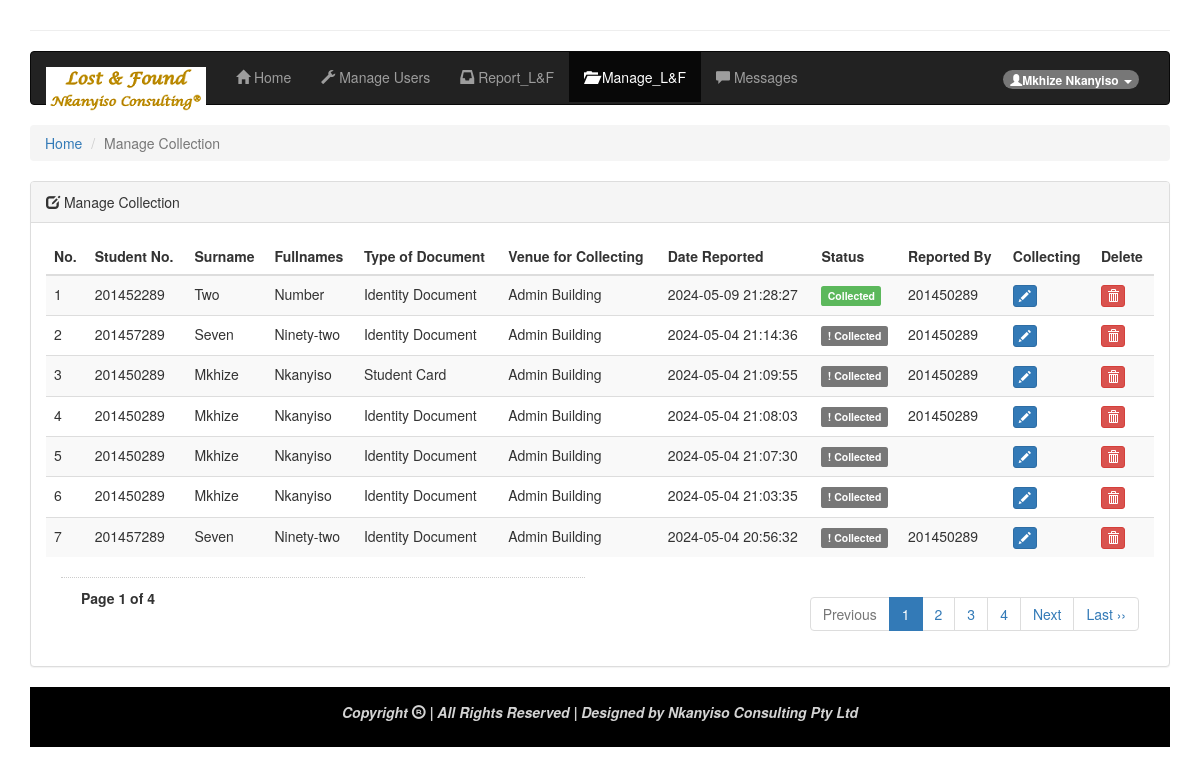
/manage_lf.php (signed in), run on the app's committed database.
### tables this page shows
CREATE TABLE `lost_found` (
  `stu_lf_id` int(4) NOT NULL,
  `student_no` int(20) NOT NULL,
  `fullnames` varchar(50) NOT NULL,
  `surname` varchar(50) NOT NULL,
  `type_of_doc` varchar(100) NOT NULL,
  `location` varchar(100) NOT NULL,
  `reported_by` varchar(12) NOT NULL,
  `date` datetime NOT NULL DEFAULT current_timestamp(),
  `status` text NOT NULL DEFAULT 'Un-Collected'
);

### manage_lf.php (the view, shortened to what this page needs)
<?php
  include 'include_lf/connect.php';
  $role = $_SESSION['role'];
  $surname = $_SESSION['surname'];
  $fullnames = $_SESSION['fullnames'];
?>
<!DOCTYPE html>
<html lang="en">
  <head>
      <link rel="stylesheet" href="https://maxcdn.bootstrapcdn.com/bootstrap/3.4.1/css/bootstrap.min.css">
      <link href="assets/css/bootstrap.min.css" rel="stylesheet">
  </head>
  <body>
    <div class="container">
      <hr/>
      <nav class="navbar navbar-inverse">
        <div class="container-fluid">
          <div class="navbar-header">
            <div class="navbar-header">
              <a class="navbar-brand" href="#"><img src="assets/images/logos.png" alt="logo"></a>
            </div>
          </div>
          <div class="collapse navbar-collapse" id="bs-example-navbar-collapse-1">
            <ul class="nav navbar-nav">
              <li>
                <a href="home.php"><i class="glyphicon glyphicon-home"></i> Home</a>
              </li>
              <li>
                <?php if ($role == 'Admin') { ?>
                  <a href="manage_users.php"><i class="glyphicon glyphicon-wrench"></i> Manage Users</a>
                <?php } ?>
              </li>
              <li>
                  <a href="report_lf.php"><i class="glyphicon glyphicon-inbox"></i> Report_L&F</a>
              </li>
              <li class="active">
                <?php if ($role == 'Admin') { ?>
                  <a href="manage_lf.php"><i class="glyphicon glyphicon-folder-open"></i> Manage_L&F</a>
                <?php } ?>
              </li>
              <li>
                <?php if ($role == 'Admin') { ?>
                  <a href="messages.php"><i class="glyphicon glyphicon-comment"></i> Messages</a>
                <?php } ?>
              </li>
            </ul>
            <ul class="nav navbar-nav navbar-right">
              <li class="dropdown">
                <a href="#" style="color: lightblue" class="dropdown-toggle" data-toggle="dropdown">
                  <span class="badge badge-light"> <i class="glyphicon glyphicon-user "></i><?php echo ucwords($surname.' '.$fullnames); ?> <span class="caret"></span></span></a>
              </li>
            </ul>
          </div>
        </div>
      </nav>
    <?php if ($role == 'Admin') { ?>
      <ol class="breadcrumb">
        <li><a href="home.php">Home</a></li>
  		  <li class="active">Manage Collection</li>
  		</ol>
    <?php } ?>
      <div class="panel panel-default">
        <div class="panel-heading">
          <?php if ($role == 'Admin') { ?>
  				<div class="page-heading"> <i class="glyphicon glyphicon-edit"></i> Manage Collection</div>
          <?php } ?>
  			</div>
        <div class="panel-body">
          <div class="table-responsive">
            <table class="table table-bordred table-striped">
              <thead>
                <tr>
                  <th><strong>No.</strong></th>
                  <th><strong>Student No.</strong></th>
                  <th><strong>Surname</strong></th>
                  <th><strong>Fullnames</strong></th>
                  <th><strong>Type of Document</strong></th>
                  <th><strong>Venue for Collecting</strong></th>
                  <th><strong>Date Reported</strong></th>
                  <th><strong>Status</strong></th>
                  <?php if ($role == 'Admin') { ?>
                  <th>Reported By</th>
                  <th>Collecting</th>
                  <th>Delete</th>
                  <?php } ?>
                </tr>
              </thead>
              <tbody>
                <?php
                    if (isset($_GET['page_no']) && $_GET['page_no']!="") {
                      $page_no = $_GET['page_no'];
                      }
                    else
                      {
                        $page_no = 1;
                      }
                    $total_records_per_page = 7;
                    $offset = ($page_no-1) * $total_records_per_page;
                    $previous_page = $page_no - 1;
                    $next_page = $page_no + 1;
                    $result_count = mysqli_query($connect,"SELECT COUNT(*) As total_records FROM `lost_found`");
                    $total_records = mysqli_fetch_array($result_count);
                    $total_records = $total_records['total_records'];
                    $total_no_of_pages = ceil($total_records / $total_records_per_page);
                    $count=1;
                    $result = mysqli_query($connect,"SELECT * FROM `lost_found`ORDER BY `date` DESC LIMIT $offset, $total_records_per_page ");
                    while($row = mysqli_fetch_array($result))
                      {
                        $status = '';
                        if($row['status'] == 'Collected') {
                          $status = '<span class="label label-success">Collected</span>';
                        } else {
                          $status = '<span class="label label-default">! Collected</span>';
                        }
                  ?>
                      <tr>
                        <td><?php echo $count; ?></td>
                        <td><?php echo $row["student_no"]; ?></td>
                        <td><?php echo $row["surname"]; ?></td>
                        <td><?php echo $row["fullnames"]; ?></td>
                        <td><?php echo $row["type_of_doc"]; ?></td>
                        <td><?php echo $row["location"]; ?></td>
                        <td><?php echo $row["date"]; ?></td>
                        <td><?php echo $status; ?></td>
                        <?php if ($role == 'Admin') { ?>
                        <td><?php echo $row["reported_by"]; ?></td>
                        <td>
            							<a class="update_collect" data-emp-id="<?php echo $row["stu_lf_id"]; ?>" href="javascript:void(0)">
            						    <button class="btn btn-primary btn-xs"><span class="glyphicon glyphicon-pencil"></span></button>
            							</a>
                        </td>
                        <td>
                          <a class="delete_collect" data-emp-id="<?php echo $row["stu_lf_id"]; ?>" href="javascript:void(0)">
                            <button class="btn btn-danger btn-xs"><span class="glyphicon glyphicon-trash"></span></button>
            							</a>
                        </td>
                        <?php } ?>
                      </tr>
                    <?php
                    $count++;
                  }
                ?>
              </tbody>
            </table>
              <div class="col-md-6">
                <div style='padding: 10px 20px 0px; border-top: dotted 1px #CCC;'>
                  <strong>Page <?php echo $page_no." of ".$total_no_of_pages; ?></strong>
                </div>
              </div>
              <div class="col-md-6">
              <ul class="pagination pull-right">
                <li <?php if($page_no <= 1){ echo "class='disabled'"; } ?>>
                  <a <?php if($page_no > 1){ echo "href='?page_no=$previous_page'"; } ?>>Previous</a>
                </li>
                  <?php
                    if ($total_no_of_pages <= 10){
                      for ($counter = 1; $counter <= $total_no_of_pages; $counter++){
                        if ($counter == $page_no) {
                         echo "<li class='active'><a>$counter</a></li>";
                          }else{
                             echo "<li><a href='?page_no=$counter'>$counter</a></li>";
                          }
                        }
                    }
                  ?>
                  <li <?php if($page_no >= $total_no_of_pages){ echo "class='disabled'"; } ?>>
                    <a <?php if($page_no < $total_no_of_pages) { echo "href='?page_no=$next_page'"; } ?>>Next</a>
                  </li>
                  <?php
                    if($page_no < $total_no_of_pages){
                    echo "<li><a href='?page_no=$total_no_of_pages'>Last &rsaquo;&rsaquo;</a></li>";
                    }
                  ?>
                </ul>
              </div>
            </div>
          </div>
        </div>
      <footer>
        <p style="color: lightgrey" align="center"><i><b> Copyright <i class="glyphicon glyphicon-registration-mark"></i> | All Rights Reserved | Designed by Nkanyiso Consulting Pty Ltd</b></i></p>
      </footer>
    </div>
  </body>
</html>

### manage_lf.php (style rules this page uses)
footer { background-color: black; color: white; padding: 15px; }

### data on the page
lost_found: student_no "201452289", surname "Two", fullnames "Number", type_of_doc "Identity Document", location "Admin Building", date "2024-05-09 21:28:27", status "Collected", reported_by "201450289"
lost_found: student_no "201457289", surname "Seven", fullnames "Ninety-two", type_of_doc "Identity Document", location "Admin Building", date "2024-05-04 21:14:36", status "! Collected", reported_by "201450289"
lost_found: student_no "201450289", surname "Mkhize", fullnames "Nkanyiso", type_of_doc "Student Card", location "Admin Building", date "2024-05-04 21:09:55", status "! Collected", reported_by "201450289"
lost_found: student_no "201450289", surname "Mkhize", fullnames "Nkanyiso", type_of_doc "Identity Document", location "Admin Building", date "2024-05-04 21:08:03", status "! Collected", reported_by "201450289"
lost_found: student_no "201450289", surname "Mkhize", fullnames "Nkanyiso", type_of_doc "Identity Document", location "Admin Building", date "2024-05-04 21:07:30", status "! Collected"
lost_found: student_no "201450289", surname "Mkhize", fullnames "Nkanyiso", type_of_doc "Identity Document", location "Admin Building", date "2024-05-04 21:03:35", status "! Collected"
lost_found: student_no "201457289", surname "Seven", fullnames "Ninety-two", type_of_doc "Identity Document", location "Admin Building", date "2024-05-04 20:56:32", status "! Collected", reported_by "201450289"

### other printed values
$surname.' '.$fullnames "Mkhize Nkanyiso"
$page_no "1"
$total_no_of_pages "4"
